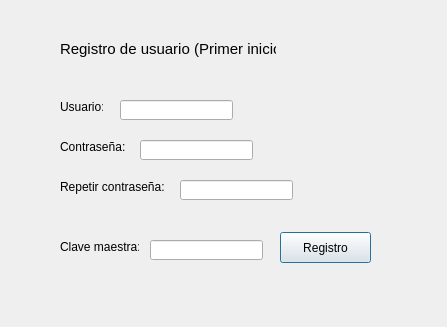
<?xml version="1.0" encoding="UTF-8"?>
<ui version="4.0">
 <class>ventanaInicio</class>
 <widget class="QDialog" name="ventanaInicio">
  <property name="geometry">
   <rect>
    <x>0</x>
    <y>0</y>
    <width>447</width>
    <height>327</height>
   </rect>
  </property>
  <property name="windowTitle">
   <string>Dialog</string>
  </property>
  <widget class="QLabel" name="label">
   <property name="geometry">
    <rect>
     <x>60</x>
     <y>40</y>
     <width>216</width>
     <height>18</height>
    </rect>
   </property>
   <property name="font">
    <font>
     <pointsize>11</pointsize>
    </font>
   </property>
   <property name="text">
    <string>Registro de usuario (Primer inicio)</string>
   </property>
  </widget>
  <widget class="QLabel" name="label_2">
   <property name="geometry">
    <rect>
     <x>60</x>
     <y>100</y>
     <width>43</width>
     <height>14</height>
    </rect>
   </property>
   <property name="font">
    <font>
     <pointsize>9</pointsize>
    </font>
   </property>
   <property name="text">
    <string>Usuario:</string>
   </property>
  </widget>
  <widget class="QLabel" name="label_3">
   <property name="geometry">
    <rect>
     <x>60</x>
     <y>140</y>
     <width>65</width>
     <height>14</height>
    </rect>
   </property>
   <property name="font">
    <font>
     <pointsize>9</pointsize>
    </font>
   </property>
   <property name="text">
    <string>Contraseña:</string>
   </property>
  </widget>
  <widget class="QLabel" name="label_4">
   <property name="geometry">
    <rect>
     <x>60</x>
     <y>180</y>
     <width>107</width>
     <height>14</height>
    </rect>
   </property>
   <property name="font">
    <font>
     <pointsize>9</pointsize>
    </font>
   </property>
   <property name="text">
    <string>Repetir contraseña:</string>
   </property>
  </widget>
  <widget class="QLineEdit" name="usuario">
   <property name="geometry">
    <rect>
     <x>120</x>
     <y>100</y>
     <width>113</width>
     <height>20</height>
    </rect>
   </property>
  </widget>
  <widget class="QLineEdit" name="contra1">
   <property name="geometry">
    <rect>
     <x>140</x>
     <y>140</y>
     <width>113</width>
     <height>20</height>
    </rect>
   </property>
  </widget>
  <widget class="QLineEdit" name="contra2">
   <property name="geometry">
    <rect>
     <x>180</x>
     <y>180</y>
     <width>113</width>
     <height>20</height>
    </rect>
   </property>
  </widget>
  <widget class="QLabel" name="label_5">
   <property name="geometry">
    <rect>
     <x>60</x>
     <y>240</y>
     <width>79</width>
     <height>14</height>
    </rect>
   </property>
   <property name="font">
    <font>
     <pointsize>9</pointsize>
    </font>
   </property>
   <property name="text">
    <string>Clave maestra:</string>
   </property>
  </widget>
  <widget class="QLineEdit" name="clave">
   <property name="geometry">
    <rect>
     <x>150</x>
     <y>240</y>
     <width>113</width>
     <height>20</height>
    </rect>
   </property>
  </widget>
  <widget class="QPushButton" name="pushButton">
   <property name="geometry">
    <rect>
     <x>280</x>
     <y>232</y>
     <width>91</width>
     <height>31</height>
    </rect>
   </property>
   <property name="text">
    <string>Registro</string>
   </property>
  </widget>
 </widget>
 <resources/>
 <connections/>
</ui>
